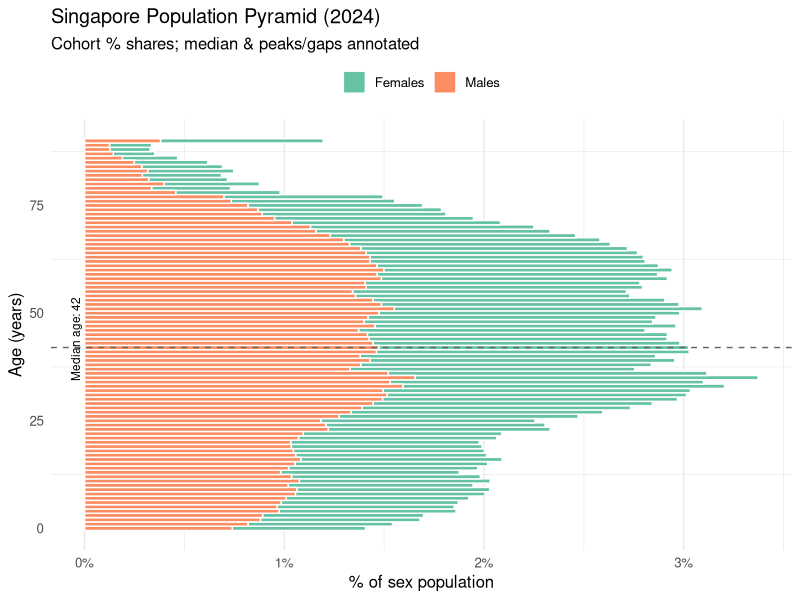
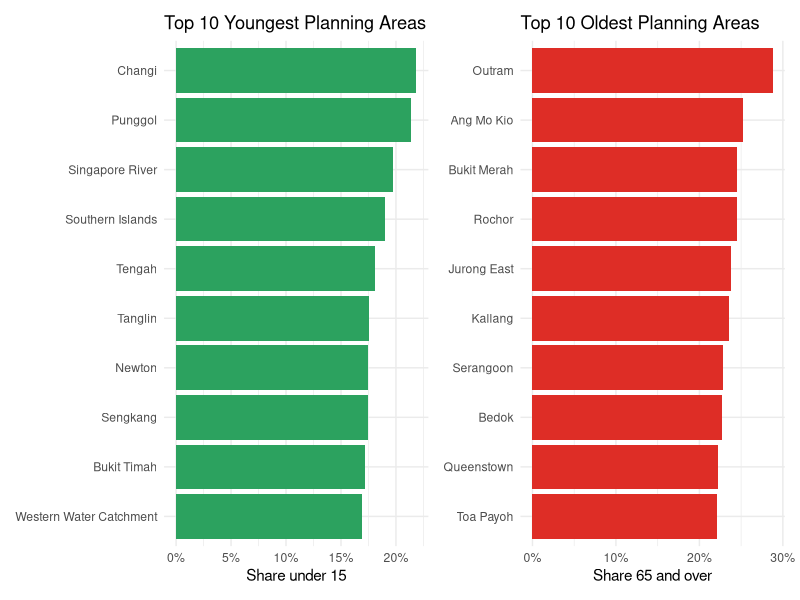
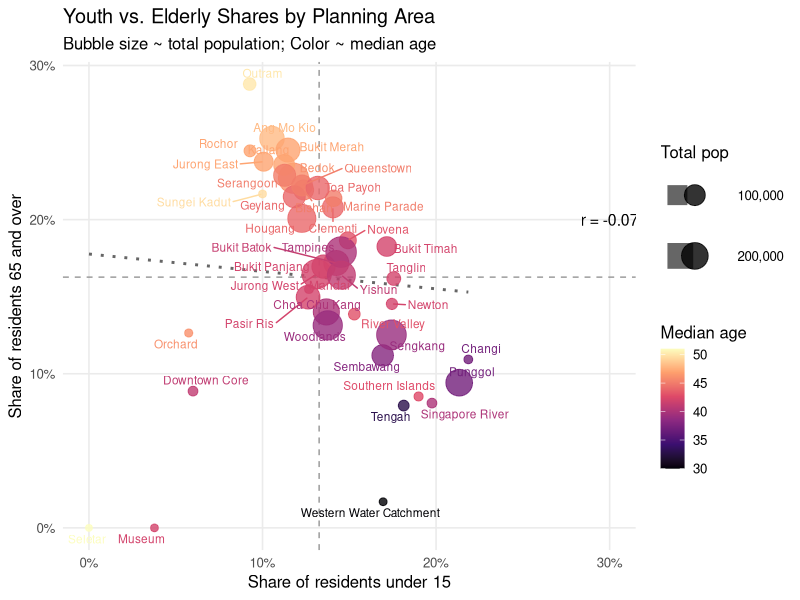

These charts were generated, in order, by the following R code:
## ---- chunk 1
library(matrixStats)
library(readxl)
library(dplyr)
library(stringr)
library(readr)
library(ggplot2)
library(ggrepel)
library(scales)
library(patchwork)
## ---- chunk 2

# 1. Read in data and drop all “Total” summary rows
df_clean <- read_excel("respopagesex2024e.xlsx") %>%
  filter(
    `Planning Area` != "Total",
    Subzone         != "Total",
    Sex             != "Total"
  ) %>%
  
  # 2. Convert population to numeric
  mutate(
    Population = as.numeric(`2024`),
    
    # 3. Parse Age into a single-year numeric
    Age_numeric = case_when(
      str_detect(Age, regex("under",    ignore_case = TRUE)) ~ 0,
      str_detect(Age, regex("over|and over", ignore_case = TRUE)) ~ parse_number(Age),
      TRUE ~ as.numeric(Age)
    )
  ) %>%
  
  # 4. Remove any rows that failed conversion
  filter(
    !is.na(Population),
    !is.na(Age_numeric)
  )

## ---- chunk 3
# 5. Inspect
glimpse(df_clean)
head(df_clean, 10)
## ---- chunk 4
  
# 1. Build pyramid_df with percentage shares
pyramid_df <- df_clean %>%
  group_by(Sex, Age_numeric) %>%
  summarise(Pop = sum(Population, na.rm=TRUE), .groups="drop") %>%
  group_by(Sex) %>%
  mutate(
    PopPct    = Pop / sum(Pop),
    PopSigned = if_else(Sex=="Male", -PopPct, PopPct),
    PopAbs    = abs(PopSigned)
  ) %>%
  ungroup()
## ---- chunk 5
# 2. Compute weighted median age
med_age <- weightedMedian(df_clean$Age_numeric, w=df_clean$Population)
## ---- chunk 6

# 4. Plot as percent pyramid with annotations
ggplot(pyramid_df, aes(x=Age_numeric, y=PopSigned, fill=Sex)) +
  geom_col(width=1, color="white") +
  
  # median‐age line
  geom_vline(xintercept=med_age, linetype="dashed", color="grey40") +
  annotate("text",
           x = med_age + 2, y = 0,
           label = paste0("Median age: ", med_age),
           angle=90, vjust=-0.5, size=3) +
  
  # percent scales & flip
  scale_y_continuous(labels=percent_format(accuracy=1)) +
  coord_flip() +
  scale_fill_brewer(palette="Set2") +
  
  # labels & theme
  labs(
    title    = "Singapore Population Pyramid (2024)",
    subtitle = "Cohort % shares; median & peaks/gaps annotated",
    x        = "Age (years)",
    y        = "% of sex population",
    fill     = NULL
  ) +
  theme_minimal(base_size=12) +
  theme(
    legend.position    = "top",
    panel.grid.major.y = element_blank()
  )
## ---- chunk 7


# 1. Compute shares by Planning Area
dep_pa <- df_clean %>%
  group_by(`Planning Area`) %>%
  summarise(
    youth_share   = sum(Population[Age_numeric < 15], na.rm=TRUE) / sum(Population),
    elderly_share = sum(Population[Age_numeric >= 65], na.rm=TRUE) / sum(Population),
    .groups = "drop"
  )

## ---- chunk 8

# 2a. Top 10 youngest areas (highest youth_share)
p_young_pa <- dep_pa %>%
  slice_max(youth_share, n = 10) %>%
  mutate(`Planning Area` = reorder(`Planning Area`, youth_share)) %>%
  ggplot(aes(y = `Planning Area`, x = youth_share)) +
    geom_col(fill = "#2ca25f") +
    scale_x_continuous(labels = percent_format(1)) +
    labs(
      title = "Top 10 Youngest Planning Areas",
      x     = "Share under 15",
      y     = NULL
    ) +
    theme_minimal(base_size = 11)

# 2b. Top 10 oldest areas (highest elderly_share)
p_old_pa <- dep_pa %>%
  slice_max(elderly_share, n = 10) %>%
  mutate(`Planning Area` = reorder(`Planning Area`, elderly_share)) %>%
  ggplot(aes(y = `Planning Area`, x = elderly_share)) +
    geom_col(fill = "#de2d26") +
    scale_x_continuous(labels = percent_format(1)) +
    labs(
      title = "Top 10 Oldest Planning Areas",
      x     = "Share 65 and over",
      y     = NULL
    ) +
    theme_minimal(base_size = 11)

# 3. Display side by side
p_young_pa + p_old_pa
## ---- chunk 9

# 1. Compute metrics
dep_shares <- df_clean %>%
  group_by(`Planning Area`) %>%
  summarise(
    youth_share   = sum(Population[Age_numeric < 15], na.rm=TRUE) / sum(Population),
    elderly_share = sum(Population[Age_numeric >= 65], na.rm=TRUE) / sum(Population),
    total_pop     = sum(Population),
    median_age    = matrixStats::weightedMedian(Age_numeric, w = Population),
    .groups       = "drop"
  )
## ---- chunk 10

# 2. National means & correlation
mean_youth   <- mean(dep_shares$youth_share)
mean_elderly <- mean(dep_shares$elderly_share)
corr_val     <- cor(dep_shares$youth_share, dep_shares$elderly_share)
## ---- chunk 11

# 2. National means & correlation
mean_youth   <- mean(dep_shares$youth_share)
mean_elderly <- mean(dep_shares$elderly_share)
corr_val     <- cor(dep_shares$youth_share, dep_shares$elderly_share)

# 3. Plot
ggplot(dep_shares, aes(
    x = youth_share,
    y = elderly_share,
    size  = total_pop,
    color = median_age
  )) +
  geom_smooth(method = "lm", se = FALSE, color = "grey40", linetype = "dotted") +
  geom_vline(xintercept = mean_youth,   linetype = "dashed", color = "grey60") +
  geom_hline(yintercept = mean_elderly, linetype = "dashed", color = "grey60") +
  geom_point(alpha = 0.8) +
  geom_text_repel(
    aes(label = `Planning Area`),
    size       = 3,
    max.overlaps = 20
  ) +
  scale_x_continuous(labels = percent_format(1)) +
  scale_y_continuous(labels = percent_format(1)) +
  scale_size(range = c(2, 10), labels = comma_format(accuracy = 1), name = "Total pop") +
  scale_color_viridis_c(option = "magma", name = "Median age") +
  annotate(
    "text", 
    x    = 0.30, 
    y    = 0.20, 
    label= paste0("r = ", round(corr_val, 2)),
    size = 4, 
    color= "black"
  ) +
  labs(
    title    = "Youth vs. Elderly Shares by Planning Area",
    subtitle = "Bubble size ~ total population; Color ~ median age",
    x        = "Share of residents under 15",
    y        = "Share of residents 65 and over"
  ) +
  theme_minimal(base_size = 12) +
  theme(
    legend.position = "right",
    panel.grid.minor = element_blank()
  )

